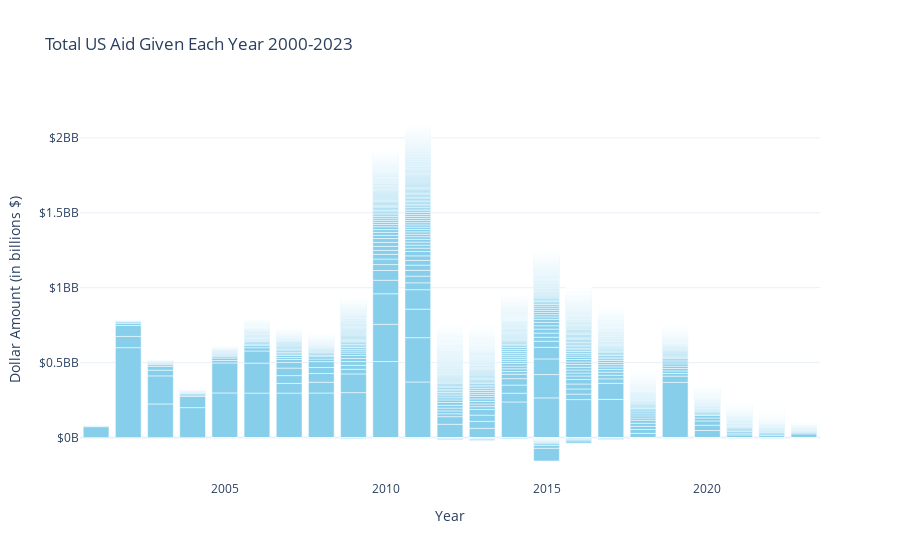
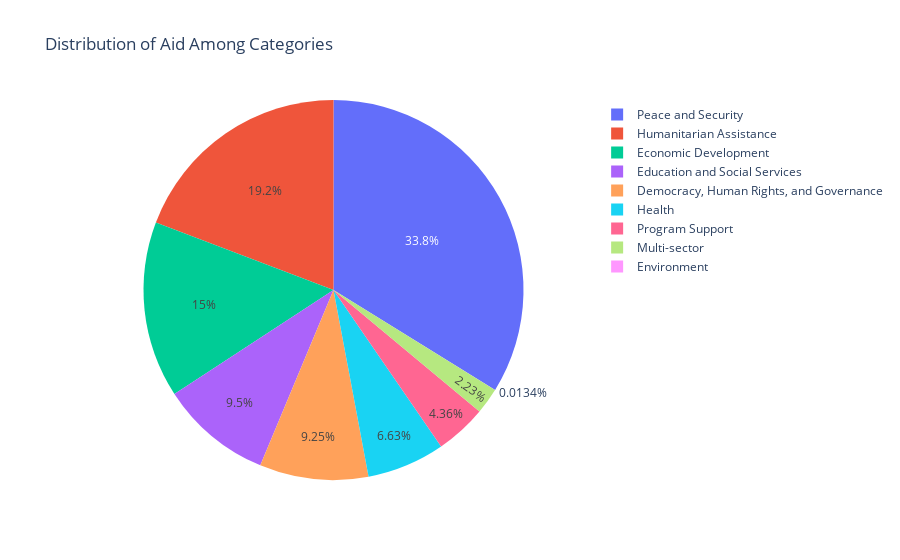
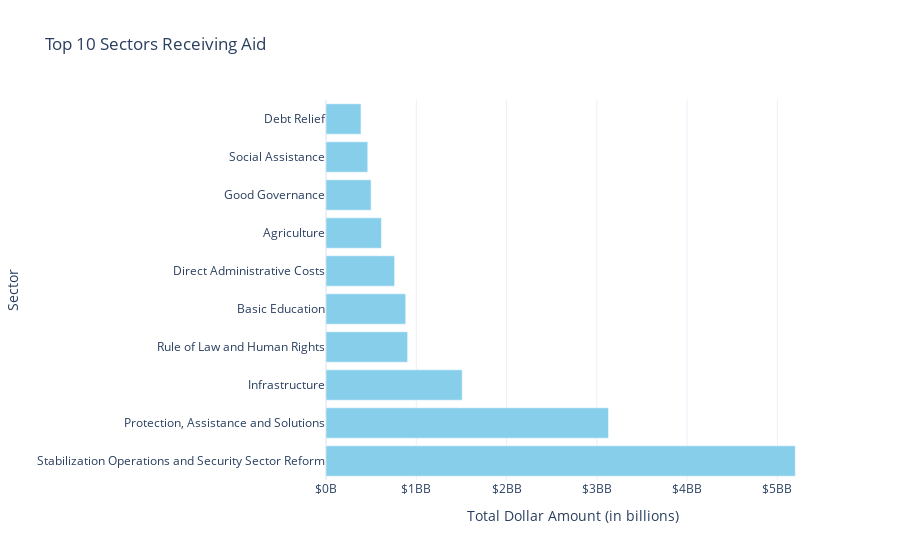

Write notebook code for charts like these, in order.
### Code cell
# Total aid given each year
fig1 = px.bar(data, x='Fiscal Year', y='Current Dollar Amount', 
             hover_data=['US Category Name'],  # Add this line
              labels={'Current Dollar Amount':'Dollar Amount (in billions $)',
                      'Fiscal Year': 'Year' , 'US Category Name': 'Ca'},
              title='Total US Aid Given Each Year 2000-2023',
              template='plotly_white')
fig1.update_traces(marker_color='skyblue')
fig1.update_layout(yaxis_tickprefix = '$', yaxis_ticksuffix = 'B')
fig1.show()

# Distribution of aid among different categories
data_category = data.groupby('US Category Name')['Current Dollar Amount'].sum().reset_index()
fig2 = px.pie(data_category, names='US Category Name', values='Current Dollar Amount', 
             labels={'US Category Name': 'Category'},
              title='Distribution of Aid Among Categories',
              template='plotly_white')
fig2.show()

# Top 10 sectors receiving aid
data_sector = data.groupby('US Sector Name')['Current Dollar Amount'].sum().nlargest(10).reset_index()
fig3 = px.bar(data_sector, y='US Sector Name', x='Current Dollar Amount', 
              labels={'Current Dollar Amount':'Total Dollar Amount (in billions)',
                      'US Sector Name': 'Sector'},
              title='Top 10 Sectors Receiving Aid',
              template='plotly_white', orientation='h')
fig3.update_traces(marker_color='skyblue')
fig3.update_layout(xaxis_tickprefix = '$', xaxis_ticksuffix = 'B')
fig3.show()

### Figure 1 — Plotly figure (JSON) as saved in the notebook; plotly's stock layout.template omitted (floating-point values rounded to 4 significant figures; data arrays with more than 128 entries replaced by an {"elided": "..."} marker saying what was removed)
{"data": [{"alignmentgroup": "True", "customdata": {"elided": "9605x1 str values"}, "hovertemplate": "Year=%{x}<br>Dollar Amount (in billions $)=%{y}<br>Ca=%{customdata[0]}<extra></extra>", "legendgroup": "", "marker": {"color": "skyblue", "pattern": {"shape": ""}}, "name": "", "offsetgroup": "", "orientation": "v", "showlegend": false, "textposition": "auto", "type": "bar", "x": {"elided": "9605 int values"}, "xaxis": "x", "y": {"elided": "9605 int values"}, "yaxis": "y"}], "layout": {"barmode": "relative", "legend": {"tracegroupgap": 0}, "title": {"text": "Total US Aid Given Each Year 2000-2023"}, "xaxis": {"anchor": "y", "domain": [0, 1], "title": {"text": "Year"}}, "yaxis": {"anchor": "x", "domain": [0, 1], "tickprefix": "$", "ticksuffix": "B", "title": {"text": "Dollar Amount (in billions $)"}}}}

### Figure 2 — Plotly figure (JSON) as saved in the notebook; plotly's stock layout.template omitted (floating-point values rounded to 4 significant figures)
{"data": [{"domain": {"x": [0, 1], "y": [0, 1]}, "hovertemplate": "Category=%{label}<br>Current Dollar Amount=%{value}<extra></extra>", "labels": ["Democracy, Human Rights, and Governance", "Economic Development", "Education and Social Services", "Environment", "Health", "Humanitarian Assistance", "Multi-sector", "Peace and Security", "Program Support"], "legendgroup": "", "name": "", "showlegend": true, "type": "pie", "values": [1611505602, 2609771867, 1654856529, 2336320, 1154576163, 3349153291, 388479244, 5889993843, 759730346]}], "layout": {"legend": {"tracegroupgap": 0}, "title": {"text": "Distribution of Aid Among Categories"}}}

### Figure 3 — Plotly figure (JSON) as saved in the notebook; plotly's stock layout.template omitted (floating-point values rounded to 4 significant figures)
{"data": [{"alignmentgroup": "True", "hovertemplate": "Total Dollar Amount (in billions)=%{x}<br>Sector=%{y}<extra></extra>", "legendgroup": "", "marker": {"color": "skyblue", "pattern": {"shape": ""}}, "name": "", "offsetgroup": "", "orientation": "h", "showlegend": false, "textposition": "auto", "type": "bar", "x": [5198219402, 3129055621, 1508773549, 904252405, 882891829, 759730346, 614039717, 499517215, 462412991, 387351336], "xaxis": "x", "y": ["Stabilization Operations and Security Sector Reform", "Protection, Assistance and Solutions", "Infrastructure", "Rule of Law and Human Rights", "Basic Education", "Direct Administrative Costs", "Agriculture", "Good Governance", "Social Assistance", "Debt Relief"], "yaxis": "y"}], "layout": {"barmode": "relative", "legend": {"tracegroupgap": 0}, "title": {"text": "Top 10 Sectors Receiving Aid"}, "xaxis": {"anchor": "y", "domain": [0, 1], "tickprefix": "$", "ticksuffix": "B", "title": {"text": "Total Dollar Amount (in billions)"}}, "yaxis": {"anchor": "x", "domain": [0, 1], "title": {"text": "Sector"}}}}
